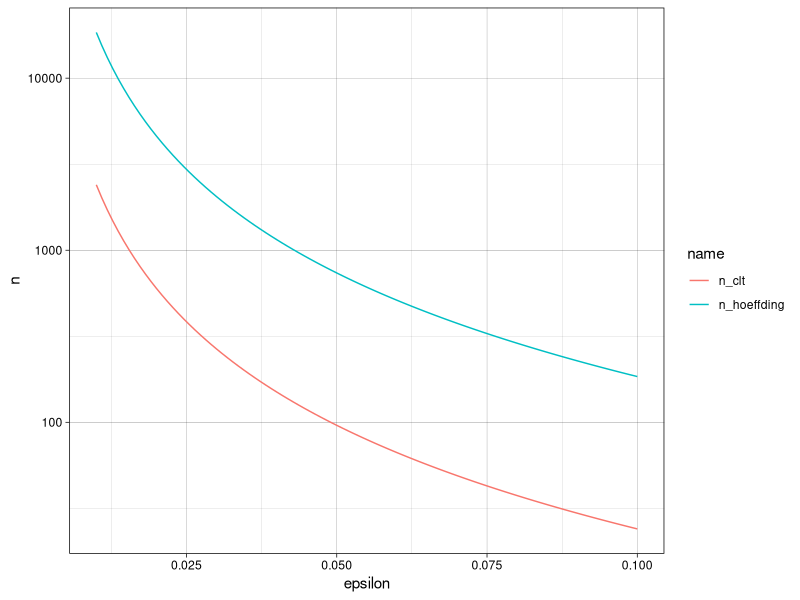

Here is the R script that generated this plot:
## ---- chunk 1
knitr::opts_chunk$set(echo = TRUE, message = FALSE, warning = FALSE)
library(tidyverse)
## ---- chunk 2
get_n_hoeffding <- function(epsilon, alpha = .05){
  #compute the hoeffding bound given a level of precision (epsilon) and a level of desired confidence (alpha)
  n <- log(alpha / 2) / (-2 * epsilon^2) 
  n
}
## ---- chunk 3
#population variance is 1/4 in the worst case for pct carbon
get_n_clt <- function(epsilon, alpha = .05, variance = 1/4){
  #compute the sample sizes needed using a wald interval
  n <- (qnorm(1 - alpha/2)^2) / (16 * epsilon^2)
  n
}
## ---- chunk 4
epsilon_grid <- seq(.01, .1, length.out = 100)
n_vs_epsilon <- data.frame(n_hoeffding = get_n_hoeffding(epsilon_grid), n_clt = get_n_clt(epsilon_grid), epsilon = epsilon_grid) %>%
  pivot_longer(cols = c("n_hoeffding","n_clt"))



ggplot(data = n_vs_epsilon, aes(x = epsilon, y = value, colour = name)) +
  geom_line() +
  theme_linedraw() +
  scale_y_log10() +
  labs(y = "n", x = "epsilon")
